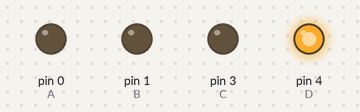
The sketch below on a simulated Arduino Uno, built with avr-gcc and run on an emulated ATmega328P. Parts: output pins drawn as LEDs (lit = HIGH).

Above: at 0.1 s.
At 0.4 s:
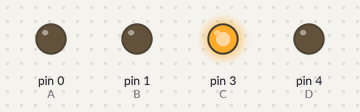
At 1.2 s:
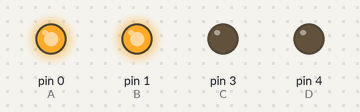
At 2.3 s:
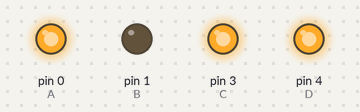
At 3.1 s:
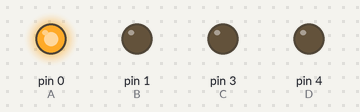
At 4.0 s:
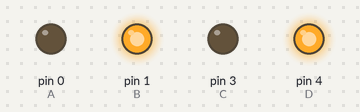
Timing chart, 0 to 5.5 s (numbered marks = the images above):
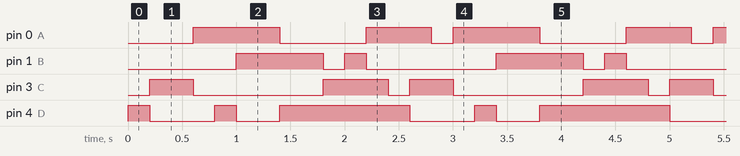

Measured:
- by itself, pin 0 (A): repeats every 2.4 s: LOW 0.80 s, HIGH 0.60 s, LOW 0.20 s, HIGH 0.80 s
- by itself, pin 1 (B): repeats every 2.4 s: LOW 0.20 s, HIGH 0.20 s, LOW 1.2 s, HIGH 0.80 s
- by itself, pin 3 (C): repeats every 2.4 s: LOW 1.2 s, HIGH 0.60 s, LOW 0.20 s, HIGH 0.40 s
- by itself, pin 4 (D): repeats every 2.4 s: LOW 0.60 s, HIGH 0.20 s, LOW 0.40 s, HIGH 1.2 s

The sketch:

Arduino_2_second_circular_blink_sketch.ino
```cpp
// Feb 26th 2022 initial sketch for the Sputnik 1 testing the multiplexing of the on board LED's. ATtiny202 pins are given letter assignments stored in varibles which are then built into sequences
//that can be called upon to turn on desired diodes on the board.
//Developed as part of the Sputnik 1 project by Lachlan Van Egmond and Maxim Vasic.

int A = 0; //Sets variables equal to the Arduino definition of the ATtiny202 pins.
int B = 1;
int C = 3;
int D = 4;
int Delay =200; //Sets the variable for the delay function so it can be adjusted easier.
void setup() //Default pin settings is low impedance OUTPUT mode.
{
  pinMode(A, OUTPUT);
  pinMode(B, OUTPUT);
  pinMode(C, OUTPUT);
  pinMode(D, OUTPUT);
}

void setLED(int pinPair) //Defines all the functions that turn on each individual LED. This is done by setting pins as INPUT effectively removing them
//from the circuit due to the high impedance state that an INPUT assignemnt creates
//and then defining the pin pair that will illuminate the desired diode and the polarity of HIGH/LOW for that pair. PLEASE NOTE: Diodes are numbered on the top side (the side with the speaker, MCU, etc.)
//meaning that value of pinPair is NOT the value of the Diode indicated on the PCB schematic (ex. pinPair 1 turns on Diode 12
{
  if(pinPair == 1) //Turns on Diode 12
  {
                pinMode(A, INPUT);
                pinMode(B, INPUT);  // changed to input to trigger tri state.
                pinMode(C, OUTPUT);
                pinMode(D, OUTPUT);

                digitalWrite(D, HIGH);
                digitalWrite(C, LOW);
  }
  if(pinPair == 2) //Turns on Diode 11
  {
                pinMode(A, INPUT);
                pinMode(B, INPUT);
                pinMode(C, OUTPUT);
                pinMode(D, OUTPUT);

                digitalWrite(C, HIGH);
                digitalWrite(D, LOW);
  }
  if(pinPair == 3) //Turns on Diode 7
  {
                pinMode(A, OUTPUT);
                pinMode(B, INPUT);
                pinMode(C, OUTPUT);
                pinMode(D, INPUT);

                 digitalWrite(C, HIGH);
                 digitalWrite(D, LOW);
  }
  if(pinPair == 4) //Turns on Diode 9
  {
                pinMode(A, OUTPUT);
                pinMode(B, INPUT);
                pinMode(C, OUTPUT);
                pinMode(D, INPUT);

                digitalWrite(A, HIGH);
                digitalWrite(C,LOW);
  }

  if(pinPair == 5) //Turns on Diode 8
  {
                pinMode(A, INPUT);
                pinMode(B, OUTPUT);
                pinMode(C, INPUT);
                pinMode(D, OUTPUT);

                digitalWrite(D, HIGH);
                digitalWrite(B, LOW);
  }
  if(pinPair == 6) //Turns on Diode 10
  {

                pinMode(A, INPUT);
                pinMode(B, OUTPUT);
                pinMode(C, INPUT);
                pinMode(D, OUTPUT);

                digitalWrite(B, HIGH);
                digitalWrite(D, LOW);
  }
    if(pinPair == 7) //Turns on Diode 3
  {

               pinMode(A, OUTPUT);
                pinMode(B, INPUT);
                pinMode(C, INPUT);
                pinMode(D, OUTPUT);

                digitalWrite(A, HIGH);
                digitalWrite(D, LOW);
  }
  if(pinPair == 8) //Turns on Diode 2
  {

               pinMode(A, OUTPUT);
                pinMode(B, INPUT);
                pinMode(C, INPUT);
                pinMode(D, OUTPUT);

                digitalWrite(D, HIGH);
                digitalWrite(A, LOW);
  }
   if(pinPair == 9) //Turns on Diode 5
  {

               pinMode(A, INPUT);
                pinMode(B, OUTPUT);
                pinMode(C, OUTPUT);
                pinMode(D, INPUT);

                digitalWrite(B, HIGH);
                digitalWrite(C, LOW);
  }
   if(pinPair == 10) //Turns on Diode 6
  {

               pinMode(A, INPUT);
                pinMode(B, OUTPUT);
                pinMode(C, OUTPUT);
                pinMode(D, INPUT);

                digitalWrite(C, HIGH);
                digitalWrite(B, LOW);
  }
   if(pinPair == 11) //Turns on Diode 4
  {

               pinMode(A, OUTPUT);
                pinMode(B, OUTPUT);
                pinMode(C, INPUT);
                pinMode(D, INPUT);

                digitalWrite(B, HIGH);
                digitalWrite(A, LOW);
  }
   if(pinPair == 12) //Turns on Diode 1
  {

               pinMode(A, OUTPUT);
                pinMode(B, OUTPUT);
                pinMode(C, INPUT);
                pinMode(D, INPUT);

                digitalWrite(A, HIGH);
                digitalWrite(B, LOW);
  }
}

void loop() //Cycles through the desired sequence of the above sequences of pin definitions and HIGH/LOW settings
{

  {
    setLED(1);
    delay(Delay);
    setLED(2);
    delay(Delay);
    setLED(3);
    delay(Delay);
    setLED(4);
    delay(Delay);
    setLED(5);
    delay(Delay);
    setLED(6);
    delay(Delay);
    setLED(7);
    delay(Delay);
    setLED(8);
    delay(Delay);
    setLED(9);
    delay(Delay);
    setLED(10);
    delay(Delay);
    setLED(11);
    delay(Delay);
    setLED(12);
    delay(Delay);
  }
}
```
